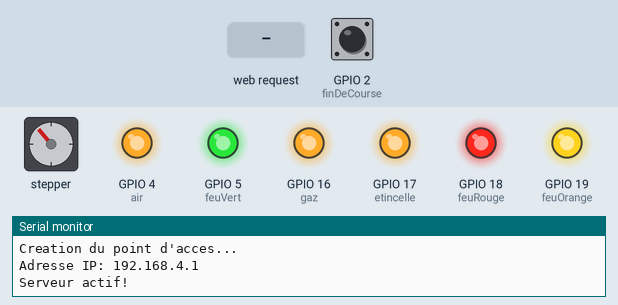
A program run on a simulated ESP32. Parts: stepper motor, output pins drawn as LEDs (lit = HIGH), the last lines printed to the serial monitor. Wiring (inferred from the names in the program): stepper motor driver (200 steps per turn assumed): step GPIO 23; direction GPIO 22. Dashed ring = blinking. The inputs (shaded band) are chosen by the test bench; at power-on: GPIO 2 (finDeCourse) HIGH. Storage starts empty; pins used as bus, display or sensor lines are not drawn.

Above: at 0.8 s.
0.9 s: GPIO 2 (finDeCourse) pulled LOW for 0.15 s
At 2.7 s:
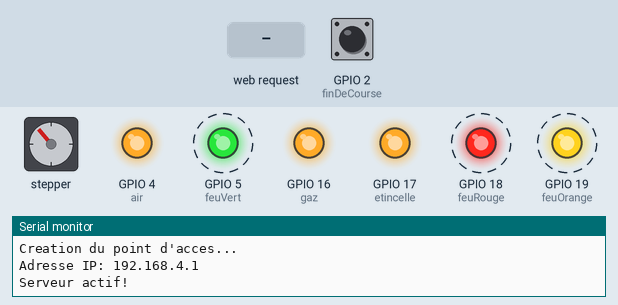
4.0 s: HTTP request GET /onAllu received
At 6.7 s:
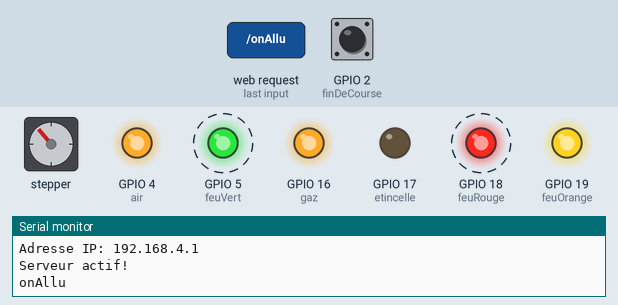
7.0 s: HTTP request GET /onAir received
At 7.5 s:
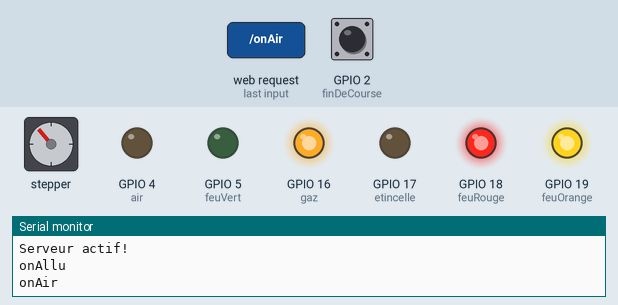
8.5 s: HTTP request GET /offAllu received
At 9.7 s:
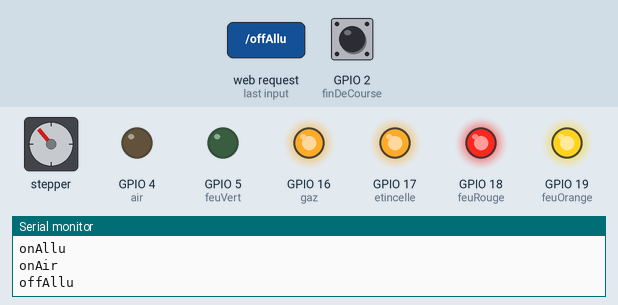
10.0 s: HTTP request GET /onGaz received
At 10.9 s:
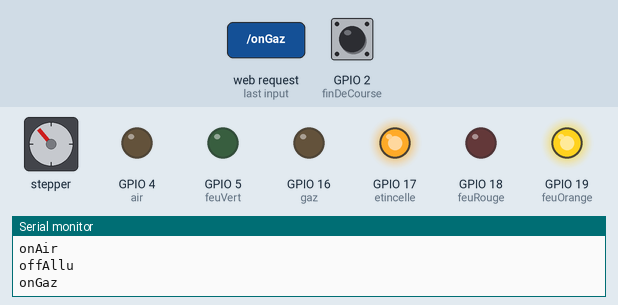
11.5 s: HTTP request GET /offAir received
At 12.1 s:
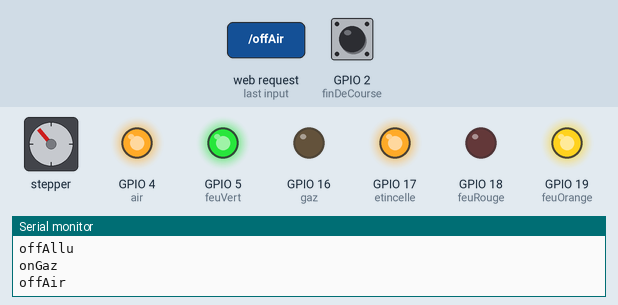
Timing chart, 0 to 14.0 s (numbered marks = the images above; inputs shaded):
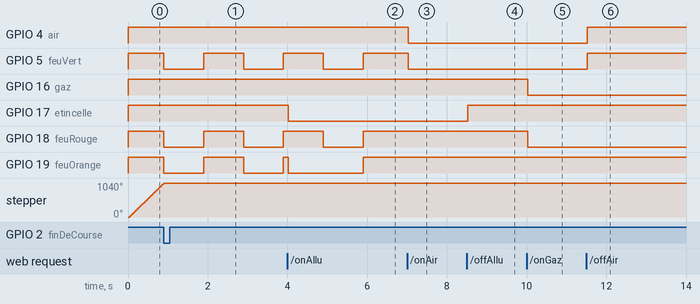

The program:

main.cpp
```cpp
#include <Arduino.h>
#include <ESPAsyncWebServer.h>
#include <SPIFFS.h>

const char* ssid = "Control_turbo";
const char* password = "Mangemort";

const int air = 4;
const int etincelle = 17;
const int gaz = 16;

const int feuRouge = 18;
const int feuOrange = 19;
const int feuVert = 5;

const int finDeCourse = 2;
int etat_FDC;

int consignePourc = 0;
float consigneTour = 0;
float tour = 0.0;

const int stepPin = 23;
const int dirPin = 22;

int delais = 1500;

AsyncWebServer serveur(80);

float pourcentage2tr(int pourcentage){
  const float maxDeg = 90.0;
  const float pas = 8.0;
  const float r = 85.0;
  const float pi = 3.1415;

  float tour = (maxDeg/100.0)*((2.0*pi*r)/(pas*360.0))*pourcentage;
  return (tour);
}

void start(){
    for (int i=0; i<=2; i++){

        digitalWrite(feuVert, LOW);
        digitalWrite(feuOrange, LOW);
        digitalWrite(feuRouge, LOW);

        delay(1000);

        digitalWrite(feuVert, HIGH);
        digitalWrite(feuOrange, HIGH);
        digitalWrite(feuRouge, HIGH);

        delay(1000);
    }
}

void zeroStepper(){
    digitalWrite(dirPin, HIGH);
    etat_FDC = digitalRead(finDeCourse);

    while (etat_FDC){
        digitalWrite(stepPin, HIGH);
        delayMicroseconds(delais/2);
        digitalWrite(stepPin, LOW);
        delayMicroseconds(delais/2);

        etat_FDC = digitalRead(finDeCourse);
    }

    consignePourc = 0;
    consigneTour = 0;
    tour = 0.0;

}

void setup() {
    //----------------------------------------------------------Serial
    Serial.begin(115200);
    Serial.println('\n');

    //----------------------------------------------------------GPIO
    pinMode(air, OUTPUT);
    digitalWrite(air, HIGH);

    pinMode(etincelle, OUTPUT);
    digitalWrite(etincelle, HIGH);

    pinMode(gaz, OUTPUT);
    digitalWrite(gaz, HIGH);

    pinMode(stepPin, OUTPUT);
    pinMode(dirPin, OUTPUT);

    digitalWrite(dirPin, HIGH);

    pinMode(feuRouge, OUTPUT);
    digitalWrite(feuRouge, HIGH);

    pinMode(feuOrange, OUTPUT);
    digitalWrite(feuOrange, HIGH);

    pinMode(feuVert, OUTPUT);
    digitalWrite(feuVert, HIGH);

    pinMode(finDeCourse, INPUT_PULLUP);

    //----------------------------------------------------------SPIFFS
    if(!SPIFFS.begin()){
        Serial.println("Erreur SPIFFS...");
        return;
    }

    File root = SPIFFS.open("/");
    File file = root.openNextFile();

    while (file){
        Serial.print("File: ");
        Serial.println(file.name());
        file.close();
        file = root.openNextFile();
    }

    //----------------------------------------------------------Wi-Fi
    Serial.println("Creation du point d'acces...");
    WiFi.softAP(ssid, password); // Création du point d'accès. On peu créer un réseau ouvert si on ne précise pas de mdp. Un nom est généré automatiquement si on ne précise pas de nom.

    Serial.print("Adresse IP: ");
    Serial.println(WiFi.softAPIP()); // Donne l'adresse IP généré par notre point d'accès.

    //----------------------------------------------------------SERVEUR
    serveur.on("/", HTTP_GET, [](AsyncWebServerRequest *request){
        request->send(SPIFFS, "/index.html", "text/html");
    });

    serveur.on("/style.css", HTTP_GET, [](AsyncWebServerRequest *request){
        request->send(SPIFFS, "/style.css", "text/css");
    });

    serveur.on("/script.js", HTTP_GET, [](AsyncWebServerRequest *request){
        request->send(SPIFFS, "/script.js", "text/javascript");
    });

    serveur.on("/robi.ico", HTTP_GET, [](AsyncWebServerRequest *request){
        request->send(SPIFFS, "/robi.ico", "image/ico");
    });

    serveur.on("/onAllu", HTTP_GET, [](AsyncWebServerRequest *request){
        digitalWrite(etincelle, LOW);
        digitalWrite(feuOrange, LOW);
        Serial.println("onAllu");
        request->send(204);
    });

    serveur.on("/offAllu", HTTP_GET, [](AsyncWebServerRequest *request){
        digitalWrite(etincelle, HIGH);
        digitalWrite(feuOrange, HIGH);
        Serial.println("offAllu");
        request->send(204);
    });

    serveur.on("/onAir", HTTP_GET, [](AsyncWebServerRequest *request){
        digitalWrite(air, LOW);
        digitalWrite(feuVert, LOW);
        Serial.println("onAir");
        request->send(204);
    });

    serveur.on("/offAir", HTTP_GET, [](AsyncWebServerRequest *request){
        digitalWrite(air, HIGH);
        digitalWrite(feuVert, HIGH);
        Serial.println("offAir");
        request->send(204);
    });

    serveur.on("/onGaz", HTTP_GET, [](AsyncWebServerRequest *request){
        digitalWrite(gaz, LOW);
        digitalWrite(feuRouge, LOW);
        Serial.println("onGaz");
        request->send(204);
    });

    serveur.on("/offGaz", HTTP_GET, [](AsyncWebServerRequest *request){
        digitalWrite(gaz, HIGH);
        digitalWrite(feuRouge, HIGH);
        zeroStepper();
        Serial.println("offGaz");
        request->send(204);
    });

    serveur.on("/slider", HTTP_GET, [](AsyncWebServerRequest *request){
        String message;
        if(request->hasParam("value")){
            Serial.println("l'ESP a trouvé le paramètre");
            message = request->getParam("value")->value();
            Serial.println("MESSAGE :" + message);
            Serial.println("TOUR :" + String(tour));

            consignePourc = message.toInt();
            Serial.println("CONSIGNE POURCENTAGE : " + String(consignePourc));

            consigneTour = pourcentage2tr(consignePourc);
            Serial.println("CONSIGNE TOUR : " + String(consigneTour));

            float diffTour = consigneTour - tour;
            Serial.println("DIFF TOUR : " + String(diffTour));

            tour += diffTour;
            Serial.println("TOUR :" + String(tour));

            if (diffTour>0){
                digitalWrite(dirPin, LOW);
                for(int i=0; i<round(200*diffTour); i++){
                digitalWrite(stepPin, HIGH);
                delayMicroseconds(delais/2);
                digitalWrite(stepPin, LOW);
                delayMicroseconds(delais/2);
                }
            }else if (diffTour<0){
                digitalWrite(dirPin, HIGH);
                for(int i=0; i<abs(round(200*diffTour)); i++){
                digitalWrite(stepPin, HIGH);
                delayMicroseconds(delais/2);
                digitalWrite(stepPin, LOW);
                delayMicroseconds(delais/2);
                }
                digitalWrite(dirPin, LOW);
            } else {}
        }

        request->send(204);
    });

    /*serveur.on("/lirePotar", HTTP_GET, [](AsyncWebServerRequest *request){
        int val = analogRead(potar);
        String valPotar = String(val);
        request->send(200, "text/plain", valPotar);
    });

    serveur.on("/on", HTTP_GET, [](AsyncWebServerRequest *request){
        digitalWrite(air, HIGH);
        request->send(200);
    });

    serveur.on("/off", HTTP_GET, [](AsyncWebServerRequest *request){
        digitalWrite(air, LOW);
        request->send(200);
    });*/

    serveur.begin();
    Serial.println("Serveur actif!");

    zeroStepper();
    start();
}

void loop() {

}
```

Measured:
- after the input at 0.9 s, GPIO 5 (feuVert), GPIO 18 (feuRouge), GPIO 19 (feuOrange): alternates HIGH for 1.0 s and LOW for 1.0 s, starting at once
- after the input at 4.0 s, GPIO 17 (etincelle): HIGH → LOW at once
- after the input at 7.0 s, GPIO 4 (air), GPIO 5 (feuVert): HIGH → LOW at once
- after the input at 8.5 s, GPIO 17 (etincelle): LOW → HIGH at once
- after the input at 10.0 s, GPIO 16 (gaz), GPIO 18 (feuRouge): HIGH → LOW at once
- after the input at 11.5 s, GPIO 4 (air), GPIO 5 (feuVert): LOW → HIGH at once
